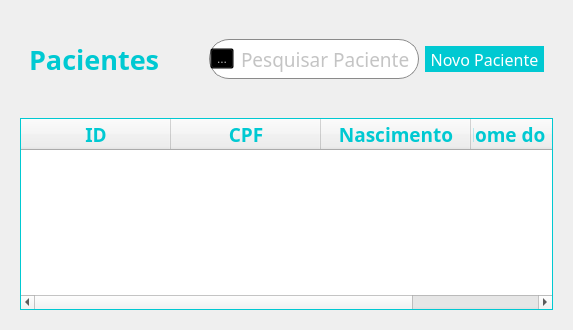
      <widget class="QWidget" name="pg_Pacientes">
       <layout class="QVBoxLayout" name="verticalLayout_2">
        <property name="spacing">
         <number>30</number>
        </property>
        <property name="leftMargin">
         <number>20</number>
        </property>
        <property name="topMargin">
         <number>30</number>
        </property>
        <property name="rightMargin">
         <number>20</number>
        </property>
        <property name="bottomMargin">
         <number>20</number>
        </property>
        <item>
         <widget class="QFrame" name="frame_CabecalhoPacientes">
          <property name="minimumSize">
           <size>
            <width>0</width>
            <height>0</height>
           </size>
          </property>
          <property name="frameShape">
           <enum>QFrame::NoFrame</enum>
          </property>
          <property name="frameShadow">
           <enum>QFrame::Raised</enum>
          </property>
          <layout class="QHBoxLayout" name="horizontalLayout_6">
           <item>
            <widget class="QLabel" name="label_Pacientes">
             <property name="font">
              <font>
               <family>Tw Cen MT</family>
               <pointsize>20</pointsize>
               <weight>75</weight>
               <bold>true</bold>
              </font>
             </property>
             <property name="styleSheet">
              <string notr="true">#label_Pacientes{
color: rgb(0, 201, 210);
}</string>
             </property>
             <property name="text">
              <string>Pacientes</string>
             </property>
            </widget>
           </item>
           <item>
            <spacer name="horizontalSpacer_9">
             <property name="orientation">
              <enum>Qt::Horizontal</enum>
             </property>
             <property name="sizeHint" stdset="0">
              <size>
               <width>43</width>
               <height>20</height>
              </size>
             </property>
            </spacer>
           </item>
           <item>
            <widget class="QFrame" name="frame_PesquisarPaciente">
             <property name="minimumSize">
              <size>
               <width>0</width>
               <height>0</height>
              </size>
             </property>
             <property name="maximumSize">
              <size>
               <width>600</width>
               <height>40</height>
              </size>
             </property>
             <property name="styleSheet">
              <string notr="true">#frame_PesquisarPaciente{
background-color: white;
border-radius: 20px;
border: rgb(138, 138, 138);

border-style: solid;
border-width: 1px;
border-color: rgb(138, 138, 138); 
}</string>
             </property>
             <property name="frameShape">
              <enum>QFrame::NoFrame</enum>
             </property>
             <property name="frameShadow">
              <enum>QFrame::Raised</enum>
             </property>
             <layout class="QHBoxLayout" name="horizontalLayout_7">
              <property name="spacing">
               <number>0</number>
              </property>
              <property name="leftMargin">
               <number>0</number>
              </property>
              <property name="topMargin">
               <number>0</number>
              </property>
              <property name="rightMargin">
               <number>0</number>
              </property>
              <property name="bottomMargin">
               <number>0</number>
              </property>
              <item>
               <widget class="QToolButton" name="toolButton">
                <property name="enabled">
                 <bool>false</bool>
                </property>
                <property name="styleSheet">
                 <string notr="true">background-color: Transparent;</string>
                </property>
                <property name="text">
                 <string>...</string>
                </property>
                <property name="icon">
                 <iconset resource="../Img/Img_Main_/Icons_Img.qrc">
                  <normaloff>:/Icons/Design sem nome.png</normaloff>:/Icons/Design sem nome.png</iconset>
                </property>
                <property name="iconSize">
                 <size>
                  <width>30</width>
                  <height>30</height>
                 </size>
                </property>
               </widget>
              </item>
              <item>
               <widget class="QLineEdit" name="lineEdit_PesquisarPaciente">
                <property name="font">
                 <font>
                  <family>Tw Cen MT</family>
                  <pointsize>14</pointsize>
                 </font>
                </property>
                <property name="styleSheet">
                 <string notr="true">#lineEdit_PesquisarPaciente{
background-color: transparent;
border-radius: 20px;
border-color: rgb(138, 138, 138);
border-style: solid;
color: rgb(138, 138, 138);
padding: 5px;
}</string>
                </property>
                <property name="frame">
                 <bool>false</bool>
                </property>
                <property name="placeholderText">
                 <string>Pesquisar Paciente</string>
                </property>
               </widget>
              </item>
             </layout>
            </widget>
           </item>
           <item>
            <widget class="QToolButton" name="btn_NovoPaciente">
             <property name="minimumSize">
              <size>
               <width>0</width>
               <height>0</height>
              </size>
             </property>
             <property name="font">
              <font>
               <family>Tw Cen MT</family>
               <pointsize>12</pointsize>
               <weight>50</weight>
               <bold>false</bold>
              </font>
             </property>
             <property name="cursor">
              <cursorShape>PointingHandCursor</cursorShape>
             </property>
             <property name="focusPolicy">
              <enum>Qt::NoFocus</enum>
             </property>
             <property name="layoutDirection">
              <enum>Qt::LeftToRight</enum>
             </property>
             <property name="styleSheet">
              <string notr="true">#btn_NovoPaciente{
background-color: rgb(0, 201, 210);
border-radius: 20px;
color: white;
}

#btn_NovoPaciente:hover{
background-color: rgb(0, 123, 127);
border-radius: 20px;
}</string>
             </property>
             <property name="text">
              <string>Novo Paciente</string>
             </property>
             <property name="icon">
              <iconset resource="../Img/Img_Main_/Icons_Img.qrc">
               <normaloff>:/Icons/icon_AdicionarPaciente.png</normaloff>:/Icons/icon_AdicionarPaciente.png</iconset>
             </property>
             <property name="iconSize">
              <size>
               <width>25</width>
               <height>40</height>
              </size>
             </property>
             <property name="popupMode">
              <enum>QToolButton::DelayedPopup</enum>
             </property>
             <property name="toolButtonStyle">
              <enum>Qt::ToolButtonTextBesideIcon</enum>
             </property>
             <property name="autoRaise">
              <bool>false</bool>
             </property>
            </widget>
           </item>
          </layout>
         </widget>
        </item>
        <item>
         <widget class="QTableWidget" name="tableWidget_ListaPacientes">
          <property name="font">
           <font>
            <family>Tw Cen MT</family>
            <pointsize>12</pointsize>
            <weight>50</weight>
            <bold>false</bold>
           </font>
          </property>
          <property name="styleSheet">
           <string notr="true">#tableWidget_ListaPacientes{
border:  1px rgb(0, 201, 210);
border-style: solid;
}</string>
          </property>
          <property name="frameShape">
           <enum>QFrame::NoFrame</enum>
          </property>
          <property name="editTriggers">
           <set>QAbstractItemView::AnyKeyPressed|QAbstractItemView::DoubleClicked|QAbstractItemView::EditKeyPressed</set>
          </property>
          <property name="alternatingRowColors">
           <bool>false</bool>
          </property>
          <property name="showGrid">
           <bool>true</bool>
          </property>
          <property name="gridStyle">
           <enum>Qt::CustomDashLine</enum>
          </property>
          <attribute name="horizontalHeaderCascadingSectionResizes">
           <bool>false</bool>
          </attribute>
          <attribute name="horizontalHeaderDefaultSectionSize">
           <number>150</number>
          </attribute>
          <attribute name="horizontalHeaderStretchLastSection">
           <bool>true</bool>
          </attribute>
          <attribute name="verticalHeaderVisible">
           <bool>false</bool>
          </attribute>
          <attribute name="verticalHeaderCascadingSectionResizes">
           <bool>false</bool>
          </attribute>
          <attribute name="verticalHeaderMinimumSectionSize">
           <number>0</number>
          </attribute>
          <attribute name="verticalHeaderShowSortIndicator" stdset="0">
           <bool>false</bool>
          </attribute>
          <attribute name="verticalHeaderStretchLastSection">
           <bool>false</bool>
          </attribute>
          <column>
           <property name="text">
            <string>ID</string>
           </property>
           <property name="font">
            <font>
             <family>Tw Cen MT</family>
             <pointsize>14</pointsize>
             <weight>75</weight>
             <bold>true</bold>
             <strikeout>false</strikeout>
             <kerning>true</kerning>
            </font>
           </property>
           <property name="background">
            <color>
             <red>255</red>
             <green>255</green>
             <blue>255</blue>
            </color>
           </property>
           <property name="foreground">
            <brush brushstyle="SolidPattern">
             <color alpha="255">
              <red>0</red>
              <green>201</green>
              <blue>210</blue>
             </color>
            </brush>
           </property>
          </column>
          <column>
           <property name="text">
            <string>CPF</string>
           </property>
           <property name="font">
            <font>
             <family>Tw Cen MT</family>
             <pointsize>14</pointsize>
             <weight>75</weight>
             <bold>true</bold>
            </font>
           </property>
           <property name="foreground">
            <brush brushstyle="SolidPattern">
             <color alpha="255">
              <red>0</red>
              <green>201</green>
              <blue>210</blue>
             </color>
            </brush>
           </property>
          </column>
          <column>
           <property name="text">
            <string>Nascimento</string>
           </property>
           <property name="font">
            <font>
             <family>Tw Cen MT</family>
             <pointsize>14</pointsize>
             <weight>75</weight>
             <bold>true</bold>
            </font>
           </property>
           <property name="foreground">
            <brush brushstyle="SolidPattern">
             <color alpha="255">
              <red>0</red>
              <green>201</green>
              <blue>210</blue>
             </color>
            </brush>
           </property>
          </column>
          <column>
           <property name="text">
            <string>Nome do Paciente</string>
           </property>
           <property name="font">
            <font>
             <family>Tw Cen MT</family>
             <pointsize>14</pointsize>
             <weight>75</weight>
             <bold>true</bold>
            </font>
           </property>
           <property name="foreground">
            <brush brushstyle="SolidPattern">
             <color alpha="255">
              <red>0</red>
              <green>201</green>
              <blue>210</blue>
             </color>
            </brush>
           </property>
          </column>
         </widget>
        </item>
       </layout>
      </widget>
